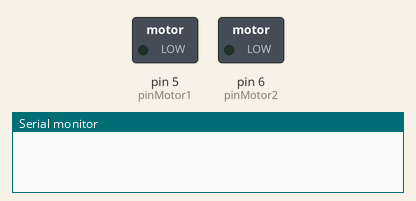
Recording of a sketch running on a simulated Arduino Uno, built with avr-gcc and run on an emulated ATmega328P. Parts: switched loads named in the sketch (green lamp = pin HIGH), the last lines printed to the serial monitor. Pins used as bus, display or sensor lines are not drawn.

Above: at 0.1 s.
At 1.2 s:
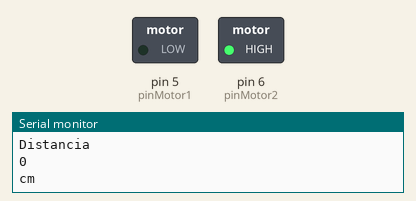
Timing chart, 0 to 2.7 s (numbered marks = the images above):
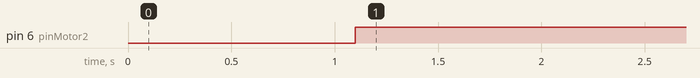

Measured:
- by itself, pin 6 (pinMotor2): LOW → HIGH at 1.1 s

The sketch:

motorDC_y_Ultrasonido.ino
```cpp
int trigger = 2;
int echo = 4;
int pinMotor1 = 5;
int pinMotor2 = 6;

long distancia;
long tiempo;


void setup() {
Serial.begin(9600);
 pinMode(echo,OUTPUT);
 pinMode(trigger,OUTPUT);
 pinMode(pinMotor1,OUTPUT);
 pinMode(pinMotor2,OUTPUT);
}

void loop() {
 digitalWrite(trigger, LOW);
 delayMicroseconds(5);
 digitalWrite(trigger, HIGH);
 delayMicroseconds(10);
tiempo=pulseIn(echo, HIGH);
distancia= int(0.017*tiempo);

Serial.println("Distancia");
Serial.println(distancia);
Serial.println("cm");
delay(100);


if(distancia < 5){
  digitalWrite(pinMotor1,LOW);
  digitalWrite(pinMotor2,HIGH);
   }
if(distancia >= 5){
  digitalWrite(pinMotor1,HIGH);
  digitalWrite(pinMotor2,LOW);
   }
}
```
